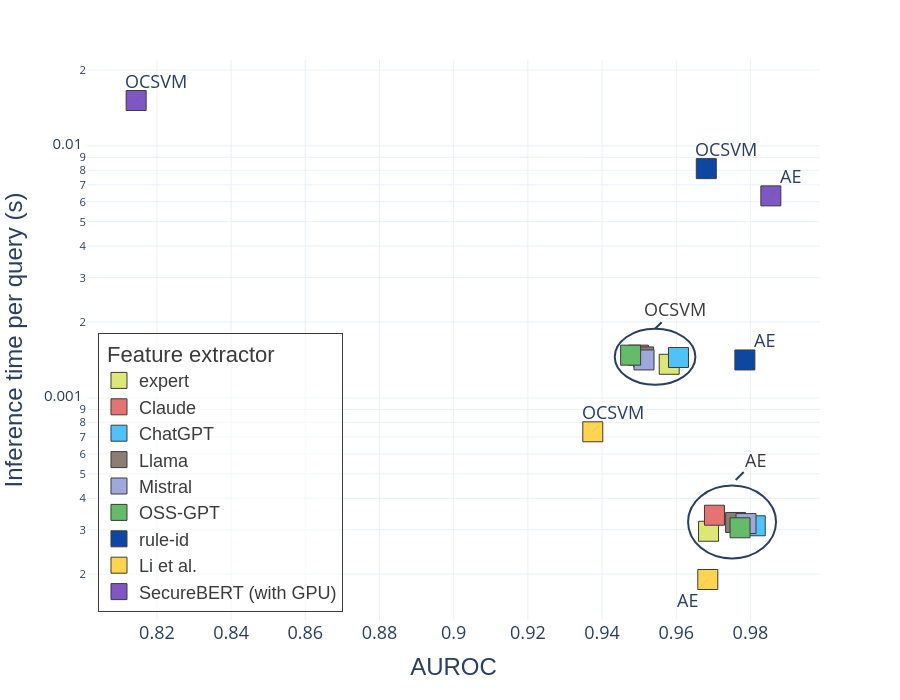

Notebook code for this chart:
### Code cell
manual_position_offsets = {
    "GAUR and OCSVM-scaler-ruleid": (20, -20),
    "GAUR and AE-scaler-ruleid": (20, -20),
    "SecureBERT and AE": (20, -20),
    "SecureBERT and OCSVM": (20, -20),
    "Li and OCSVM-scaler": (20, -20),
    "Li and AE-scaler": (-20, 20),
}

merged_df["position_offset"] = merged_df["model"].map(manual_position_offsets)

fig = px.scatter(
    merged_df,
    x="rocauc",
    y="inference_seconds",
    color="Model type",
    log_y=True,
    color_discrete_sequence=[
        "#DCE775",
        "#E57373",
        "#4FC3F7",
        "#8b7e74",
        "#9fa8da",
        "#66BB6A",
        "#0D47A1",
        "#ffd54f",
        "#7E57C2",
    ],
    # symbol="marker_symbol", #  a value that separates the data categories from eachother
    # symbol_sequence = ['circle', 'square', 'x', 'cross'],
    # title="AUROC vs Inference Time",
    labels={"rocauc": "AUROC", "inference_seconds": "Inference time per query (s)"},
    height=700,
    width=900,
    template="plotly_white",
    category_orders={
        "Model type": [
            "expert",
            "Claude",
            "ChatGPT",
            "Llama",
            "Mistral",
            "OSS-GPT",
            "rule-id",
            "Li et al.",
            "SecureBERT (with GPU)",
        ]
    },
)
#


fig.update_traces(
    marker=dict(
        size=20,
        symbol="square",
        line=dict(
            width=1,
            color="#3b3b3b",
        ),
    ),
    selector=dict(mode="markers"),
)

fig.update_layout(
    legend=dict(
        orientation="v",
        y=0.015,
        x=0.015,
        title=dict(text="\tFeature extractor"),
        bgcolor="rgba(255, 255, 255, 0.5)",
        bordercolor="#3b3b3b",
        borderwidth=1,
        font=dict(size=18, family="Arial", color="#3b3b3b"),
    ),
    xaxis=dict(
        title_font=dict(size=24, family="Arial"),  # x-axis label
        tickfont=dict(size=18),  # x-axis tick labels
        ticksuffix="",
    ),
    yaxis=dict(
        title_font=dict(size=24, family="Arial"),  # y-axis label
        tickfont=dict(size=15),  # y-axis tick labels
    ),
)

# Annotation for group of models:
fig.update_layout(
    shapes=[
        # OCSVM
        dict(
            # Placed Relative to the Axis Position and Length
            type="circle",
            xref="x domain",
            yref="y domain",
            x0=0.72,
            x1=0.83,
            y0=0.42,
            y1=0.52,
        ),
        # AE
        dict(
            # Placed Relative to the Axis Position and Length
            type="circle",
            xref="x domain",
            yref="y domain",
            x0=0.82,
            x1=0.94,
            y0=0.24,
            y1=0.11,
        ),
    ]
)

fig.add_annotation(
    xref="x domain",
    yref="y domain",
    x=(0.72 + 0.83) / 2,
    y=0.52,
    text="OCSVM",
    ax=20,  # Offset en pixel
    ay=-20,
    showarrow=True,  # shows the connecting line
    arrowhead=0,
    font=dict(size=18, color="#3b3b3b"),
    arrowsize=1,
    arrowwidth=2,
)

fig.add_annotation(
    xref="x domain",
    yref="y domain",
    x=(0.82 + 0.94) / 2,
    y=0.24,
    text="AE",
    ax=20,  # Offset en pixel
    ay=-20,
    showarrow=True,  # shows the connecting line
    arrowhead=0,
    font=dict(size=18, color="#3b3b3b"),
    arrowsize=1,
    arrowwidth=2,
)


# Add annotations with connecting lines
for i, row in merged_df.iterrows():
    pos = row["position_offset"]
    if isinstance(pos, float):
        continue  # is NAN
    ax, ay = row["position_offset"]
    fig.add_annotation(
        x=row["rocauc"],
        y=math.log10(row["inference_seconds"]),
        text=row["display name"],
        showarrow=True,  # shows the connecting line
        arrowhead=0,
        ax=ax,  # Offset en pixel
        ay=ay,
        font=dict(size=18),
        arrowcolor="#3b3b3b",
        arrowsize=1,
        arrowwidth=0.1,
    )
fig.write_image("plot-auroc.pdf")
fig.show()

### Figure 1 — Plotly figure (JSON) as saved in the notebook; plotly's stock layout.template omitted (floating-point values rounded to 4 significant figures)
{"data": [{"hovertemplate": "Model type=expert<br>AUROC=%{x}<br>Inference time per query (s)=%{y}<extra></extra>", "legendgroup": "expert", "marker": {"color": "#DCE775", "line": {"color": "#3b3b3b", "width": 1}, "size": 20, "symbol": "square"}, "mode": "markers", "name": "expert", "orientation": "v", "showlegend": true, "type": "scatter", "x": [0.9581, 0.9687], "xaxis": "x", "y": [0.00136, 0.0002959], "yaxis": "y"}, {"hovertemplate": "Model type=Claude<br>AUROC=%{x}<br>Inference time per query (s)=%{y}<extra></extra>", "legendgroup": "Claude", "marker": {"color": "#E57373", "line": {"color": "#3b3b3b", "width": 1}, "size": 20, "symbol": "square"}, "mode": "markers", "name": "Claude", "orientation": "v", "showlegend": true, "type": "scatter", "x": [0.9498, 0.9703], "xaxis": "x", "y": [0.001478, 0.0003426], "yaxis": "y"}, {"hovertemplate": "Model type=ChatGPT<br>AUROC=%{x}<br>Inference time per query (s)=%{y}<extra></extra>", "legendgroup": "ChatGPT", "marker": {"color": "#4FC3F7", "line": {"color": "#3b3b3b", "width": 1}, "size": 20, "symbol": "square"}, "mode": "markers", "name": "ChatGPT", "orientation": "v", "showlegend": true, "type": "scatter", "x": [0.9606, 0.9813], "xaxis": "x", "y": [0.001446, 0.0003111], "yaxis": "y"}, {"hovertemplate": "Model type=Llama<br>AUROC=%{x}<br>Inference time per query (s)=%{y}<extra></extra>", "legendgroup": "Llama", "marker": {"color": "#8b7e74", "line": {"color": "#3b3b3b", "width": 1}, "size": 20, "symbol": "square"}, "mode": "markers", "name": "Llama", "orientation": "v", "showlegend": true, "type": "scatter", "x": [0.9512, 0.976], "xaxis": "x", "y": [0.001454, 0.0003207], "yaxis": "y"}, {"hovertemplate": "Model type=Mistral<br>AUROC=%{x}<br>Inference time per query (s)=%{y}<extra></extra>", "legendgroup": "Mistral", "marker": {"color": "#9fa8da", "line": {"color": "#3b3b3b", "width": 1}, "size": 20, "symbol": "square"}, "mode": "markers", "name": "Mistral", "orientation": "v", "showlegend": true, "type": "scatter", "x": [0.9513, 0.9788], "xaxis": "x", "y": [0.001415, 0.0003175], "yaxis": "y"}, {"hovertemplate": "Model type=OSS-GPT<br>AUROC=%{x}<br>Inference time per query (s)=%{y}<extra></extra>", "legendgroup": "OSS-GPT", "marker": {"color": "#66BB6A", "line": {"color": "#3b3b3b", "width": 1}, "size": 20, "symbol": "square"}, "mode": "markers", "name": "OSS-GPT", "orientation": "v", "showlegend": true, "type": "scatter", "x": [0.9477, 0.9772], "xaxis": "x", "y": [0.001478, 0.0003055], "yaxis": "y"}, {"hovertemplate": "Model type=rule-id<br>AUROC=%{x}<br>Inference time per query (s)=%{y}<extra></extra>", "legendgroup": "rule-id", "marker": {"color": "#0D47A1", "line": {"color": "#3b3b3b", "width": 1}, "size": 20, "symbol": "square"}, "mode": "markers", "name": "rule-id", "orientation": "v", "showlegend": true, "type": "scatter", "x": [0.9681, 0.9785], "xaxis": "x", "y": [0.00812, 0.001415], "yaxis": "y"}, {"hovertemplate": "Model type=Li et al.<br>AUROC=%{x}<br>Inference time per query (s)=%{y}<extra></extra>", "legendgroup": "Li et al.", "marker": {"color": "#ffd54f", "line": {"color": "#3b3b3b", "width": 1}, "size": 20, "symbol": "square"}, "mode": "markers", "name": "Li et al.", "orientation": "v", "showlegend": true, "type": "scatter", "x": [0.9685, 0.9375], "xaxis": "x", "y": [0.0001905, 0.0007341], "yaxis": "y"}, {"hovertemplate": "Model type=SecureBERT (with GPU)<br>AUROC=%{x}<br>Inference time per query (s)=%{y}<extra></extra>", "legendgroup": "SecureBERT (with GPU)", "marker": {"color": "#7E57C2", "line": {"color": "#3b3b3b", "width": 1}, "size": 20, "symbol": "square"}, "mode": "markers", "name": "SecureBERT (with GPU)", "orientation": "v", "showlegend": true, "type": "scatter", "x": [0.9855, 0.8144], "xaxis": "x", "y": [0.00633, 0.01513], "yaxis": "y"}], "layout": {"annotations": [{"arrowhead": 0, "arrowsize": 1, "arrowwidth": 2, "ax": 20, "ay": -20, "font": {"color": "#3b3b3b", "size": 18}, "showarrow": true, "text": "OCSVM", "x": 0.775, "xref": "x domain", "y": 0.52, "yref": "y domain"}, {"arrowhead": 0, "arrowsize": 1, "arrowwidth": 2, "ax": 20, "ay": -20, "font": {"color": "#3b3b3b", "size": 18}, "showarrow": true, "text": "AE", "x": 0.885, "xref": "x domain", "y": 0.25, "yref": "y domain"}, {"arrowcolor": "#3b3b3b", "arrowhead": 0, "arrowsize": 1, "arrowwidth": 0.1, "ax": 20, "ay": -20, "font": {"size": 18}, "showarrow": true, "text": "OCSVM", "x": 0.9681, "y": -2.09}, {"arrowcolor": "#3b3b3b", "arrowhead": 0, "arrowsize": 1, "arrowwidth": 0.1, "ax": 20, "ay": -20, "font": {"size": 18}, "showarrow": true, "text": "AE", "x": 0.9785, "y": -2.849}, {"arrowcolor": "#3b3b3b", "arrowhead": 0, "arrowsize": 1, "arrowwidth": 0.1, "ax": -20, "ay": 20, "font": {"size": 18}, "showarrow": true, "text": "AE", "x": 0.9685, "y": -3.72}, {"arrowcolor": "#3b3b3b", "arrowhead": 0, "arrowsize": 1, "arrowwidth": 0.1, "ax": 20, "ay": -20, "font": {"size": 18}, "showarrow": true, "text": "OCSVM", "x": 0.9375, "y": -3.134}, {"arrowcolor": "#3b3b3b", "arrowhead": 0, "arrowsize": 1, "arrowwidth": 0.1, "ax": 20, "ay": -20, "font": {"size": 18}, "showarrow": true, "text": "AE", "x": 0.9855, "y": -2.199}, {"arrowcolor": "#3b3b3b", "arrowhead": 0, "arrowsize": 1, "arrowwidth": 0.1, "ax": 20, "ay": -20, "font": {"size": 18}, "showarrow": true, "text": "OCSVM", "x": 0.8144, "y": -1.82}], "height": 700, "legend": {"bgcolor": "rgba(255, 255, 255, 0.5)", "bordercolor": "#3b3b3b", "borderwidth": 1, "font": {"color": "#3b3b3b", "family": "Arial", "size": 18}, "orientation": "v", "title": {"text": "\tFeature extractor"}, "tracegroupgap": 0, "x": 0.015, "y": 0.015}, "margin": {"t": 60}, "shapes": [{"type": "circle", "x0": 0.72, "x1": 0.83, "xref": "x domain", "y0": 0.42, "y1": 0.52, "yref": "y domain"}, {"type": "circle", "x0": 0.82, "x1": 0.94, "xref": "x domain", "y0": 0.24, "y1": 0.11, "yref": "y domain"}], "width": 900, "xaxis": {"anchor": "y", "domain": [0, 1], "tickfont": {"size": 18}, "ticksuffix": "", "title": {"font": {"family": "Arial", "size": 24}, "text": "AUROC"}}, "yaxis": {"anchor": "x", "domain": [0, 1], "tickfont": {"size": 15}, "title": {"font": {"family": "Arial", "size": 24}, "text": "Inference time per query (s)"}, "type": "log"}}}
